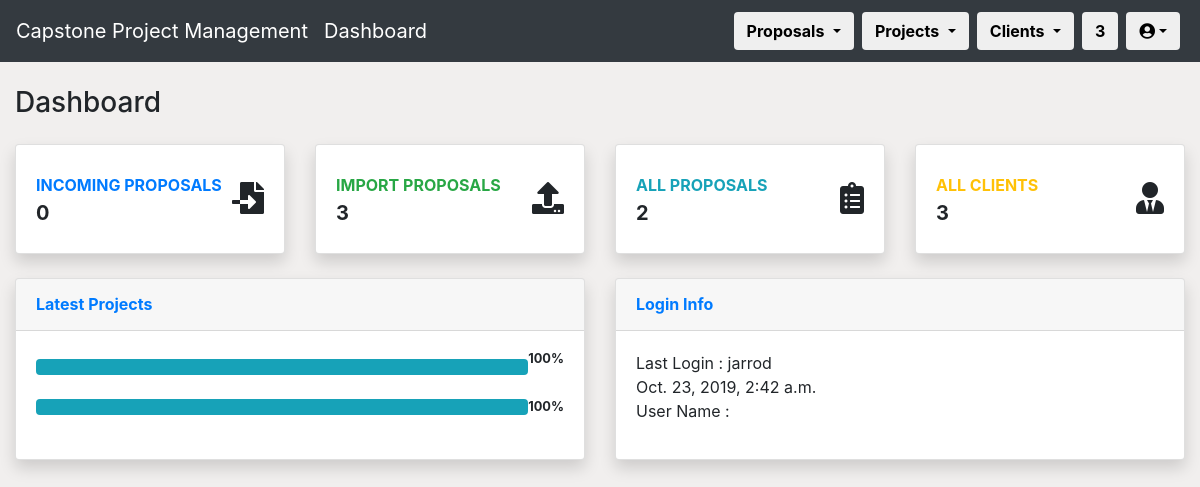
The app's page /CPPMS/index/ (signed in), older data.
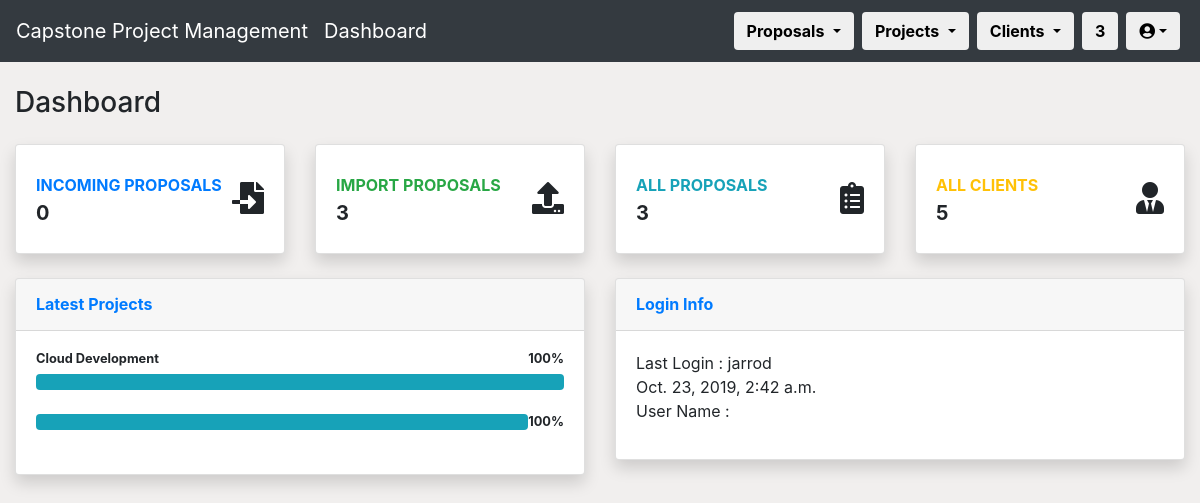
The same page, newer data.
### CPPMS/models.py (models this page shows, shortened)
class Project(models.Model):
    title = models.CharField(max_length=128, default="", unique=True)
    created_at = models.DateTimeField(auto_now_add=True)
    updated_at = models.DateTimeField(auto_now=True)
    category = models.CharField(max_length=128, default="")
    year = models.IntegerField(default="0000")
    completed = models.BooleanField(default=0)
    pass
    unit = models.ForeignKey(
        Unit,
        models.SET_NULL,
        blank=True,
        null=True
    )
    proposal = models.ForeignKey(
        Proposal,
        on_delete=models.CASCADE,
        blank=True,
        null=True
    )
    internal_supervisor = models.ForeignKey(
        Internal_Supervisor,
        models.SET_NULL,
        blank=True,
        null=True
    )
    group = models.ForeignKey(
        Group,
        models.SET_NULL,
        blank=True,
        null=True
    )

### CPPMS/views.py (the view)
@login_required(login_url="/CPPMS/login/")
def index(request):
    username = request.user.first_name + " " + request.user.last_name
    last_login = request.user.last_login
    login_user = request.user.username
    print (last_login)
    count()
    projects = Project.objects.all()
    projects_count = Project.objects.all().count()
    projects_ren = list(range(0,projects_count))
    return render(
        request,
        "index2.html",
        {
            "count": count,
            "username": username,
            "projects":projects,
            "projects_ren":projects_ren,
            "last_login":last_login,
            "login_user":login_user
        }
    )

### CPPMS/views.py (called while the page is built)
def count():
    count = []
    count_web = Incoming_Proposal.proposals.all().count()
    count_word = Upload_Proposal.objects.all().count()
    count_all = count_web + count_word
    count_all_proposal = Proposal.objects.all().count()
    count_all_client = Client.objects.all().count()
    count = [count_web, count_word, count_all,count_all_proposal,count_all_client]
    return count

### CPPMS/templates/index2.html (shortened to what the changed rows need)
{% extends "base.html" %}
{% block page_content %}
   <div class="container-fluid">
          <br>
          <div class="d-sm-flex align-items-center justify-content-between mb-4">
            <h1 class="h3 mb-0 text-gray-800">Dashboard</h1>
          </div>
          <div class="row">
            <div class="col-xl-3 col-md-6 mb-4">
              <div class="card border-left-info shadow h-100 py-2">
                <div class="card-body">
                  <div class="row no-gutters align-items-center">
                    <div class="col mr-2">
                      <div class="row no-gutters align-items-center">
                        <div class="col-auto">
                          <div class="h5 mb-0 mr-3 font-weight-bold text-gray-800">{{ count.3 }}</div>
                        </div>
                      </div>
                    </div>
                  </div>
                </div>
              </div>
            </div>
            <div class="col-xl-3 col-md-6 mb-4">
              <div class="card border-left-warning shadow h-100 py-2">
                <div class="card-body">
                  <div class="row no-gutters align-items-center">
                    <div class="col mr-2">
                      <div class="text-xs font-weight-bold text-warning text-uppercase mb-1">All Clients</div>
                      <div class="h5 mb-0 font-weight-bold text-gray-800">{{ count.4 }}</div>
                    </div>
                  </div>
                </div>
              </div>
            </div>
          </div>         <div class="row">
            <div class="col-lg-6 mb-4">
              <div class="card shadow mb-4">
                <div class="card-body">
                  <h4 class="small font-weight-bold">{{projects.0.title}} <span class="float-right">100%</span></h4>
                  <div class="progress mb-4">
                    <div class="progress-bar bg-info" role="progressbar" style="width: 100%" aria-valuenow="80" aria-valuemin="0" aria-valuemax="100"></div>
                  </div>
                  <h4 class="small font-weight-bold">{{projects.1.title}} <span class="float-right">100%</span></h4>
                  <div class="progress mb-4">
                    <div class="progress-bar bg-info" role="progressbar" style="width: 100%" aria-valuenow="80" aria-valuemin="0" aria-valuemax="100"></div>
                  </div>
                </div>
              </div>
            </div>
          </div>
</div>
{% endblock %}

Row changes from the older to the newer data that the page shows:
added Project: title "Cloud Development"
Text that changed along with them:
{{ count.3 }}: "2" → "3"
{{ count.4 }}: "3" → "5"
